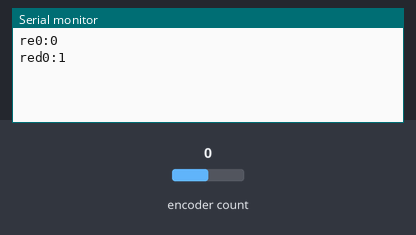
A sketch run on a simulated Arduino Uno, built with avr-gcc and run on an emulated ATmega328P. On the bench: the last lines printed to the serial monitor. The test bench sets the inputs (shaded band); at power-on: encoder count 0.

Above: at 1.2 s.
1.3 s: encoder count set to 1
At 1.7 s:
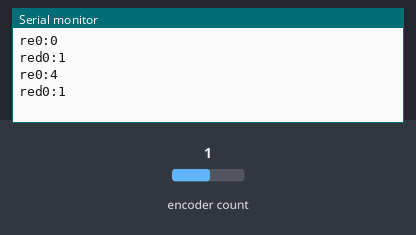
2.8 s: encoder count set to 2
At 4.1 s:
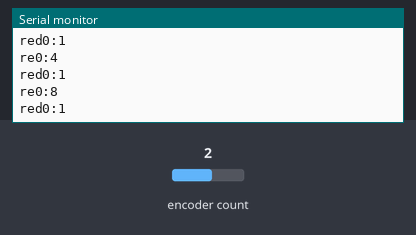

Measured:
- after the input at 1.3 s, the serial monitor: prints a new line at once (image 1)
- after the input at 2.8 s, the serial monitor: prints a new line at once (image 2)

The sketch:

rotaryEncoder_new.ino
```cpp
#define ENCODER_OPTIMIZE_INTERRUPTS

#include <Encoder.h>

// Change these pin numbers to the pins connected to your encoder.
//   Best Performance: both pins have interrupt capability
//   Good Performance: only the first pin has interrupt capability
//   Low Performance:  neither pin has interrupt capability
Encoder rep0(2, 3);
//   avoid using pins with LEDs attached
int red0;
long pre0  = -999;

void setup() {
  Serial.begin(115200);
}

void loop() {
  long re0;
  re0 = rep0.read();
  if (re0 != pre0 ) {
    //raw value
    Serial.print("re0:");
    Serial.println(re0);
    //direction value
    if(re0>pre0) red0=1;
    else red0 = -1;
    Serial.print("red0:");
    Serial.println(red0);
    pre0 = re0;
}

}
```
